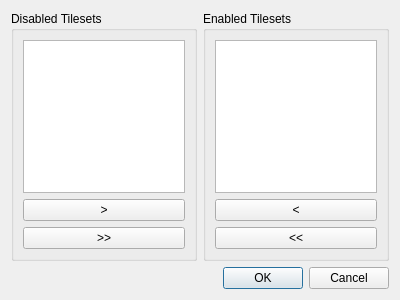
<?xml version="1.0" encoding="UTF-8"?>
<ui version="4.0">
 <class>SetAllowedTilesetsDialog</class>
 <widget class="QDialog" name="SetAllowedTilesetsDialog">
  <property name="geometry">
   <rect>
    <x>0</x>
    <y>0</y>
    <width>400</width>
    <height>300</height>
   </rect>
  </property>
  <property name="windowTitle">
   <string>Dialog</string>
  </property>
  <layout class="QGridLayout" name="gridLayout">
   <item row="0" column="0">
    <widget class="QGroupBox" name="groupBox">
     <property name="title">
      <string>Disabled Tilesets</string>
     </property>
     <layout class="QVBoxLayout" name="verticalLayout">
      <item>
       <widget class="QListWidget" name="disabledTilesetsList"/>
      </item>
      <item>
       <widget class="QPushButton" name="enableTilesetButton">
        <property name="text">
         <string>&gt;</string>
        </property>
       </widget>
      </item>
      <item>
       <widget class="QPushButton" name="enableAllTilesetsButton">
        <property name="text">
         <string>&gt;&gt;</string>
        </property>
       </widget>
      </item>
     </layout>
    </widget>
   </item>
   <item row="0" column="1">
    <widget class="QGroupBox" name="groupBox_2">
     <property name="title">
      <string>Enabled Tilesets</string>
     </property>
     <layout class="QVBoxLayout" name="verticalLayout_2">
      <item>
       <widget class="QListWidget" name="enabledTilesetsList"/>
      </item>
      <item>
       <widget class="QPushButton" name="disableTilesetButton">
        <property name="text">
         <string>&lt;</string>
        </property>
       </widget>
      </item>
      <item>
       <widget class="QPushButton" name="disableAllTilesetsButton">
        <property name="text">
         <string>&lt;&lt;</string>
        </property>
       </widget>
      </item>
     </layout>
    </widget>
   </item>
   <item row="1" column="0">
    <spacer name="verticalSpacer">
     <property name="orientation">
      <enum>Qt::Vertical</enum>
     </property>
     <property name="sizeHint" stdset="0">
      <size>
       <width>20</width>
       <height>1</height>
      </size>
     </property>
    </spacer>
   </item>
   <item row="2" column="0" colspan="2">
    <widget class="QDialogButtonBox" name="buttonBox">
     <property name="standardButtons">
      <set>QDialogButtonBox::Cancel|QDialogButtonBox::Ok</set>
     </property>
    </widget>
   </item>
  </layout>
 </widget>
 <resources/>
 <connections>
  <connection>
   <sender>buttonBox</sender>
   <signal>accepted()</signal>
   <receiver>SetAllowedTilesetsDialog</receiver>
   <slot>accept()</slot>
   <hints>
    <hint type="sourcelabel">
     <x>199</x>
     <y>279</y>
    </hint>
    <hint type="destinationlabel">
     <x>199</x>
     <y>149</y>
    </hint>
   </hints>
  </connection>
  <connection>
   <sender>buttonBox</sender>
   <signal>rejected()</signal>
   <receiver>SetAllowedTilesetsDialog</receiver>
   <slot>reject()</slot>
   <hints>
    <hint type="sourcelabel">
     <x>199</x>
     <y>279</y>
    </hint>
    <hint type="destinationlabel">
     <x>199</x>
     <y>149</y>
    </hint>
   </hints>
  </connection>
 </connections>
</ui>
